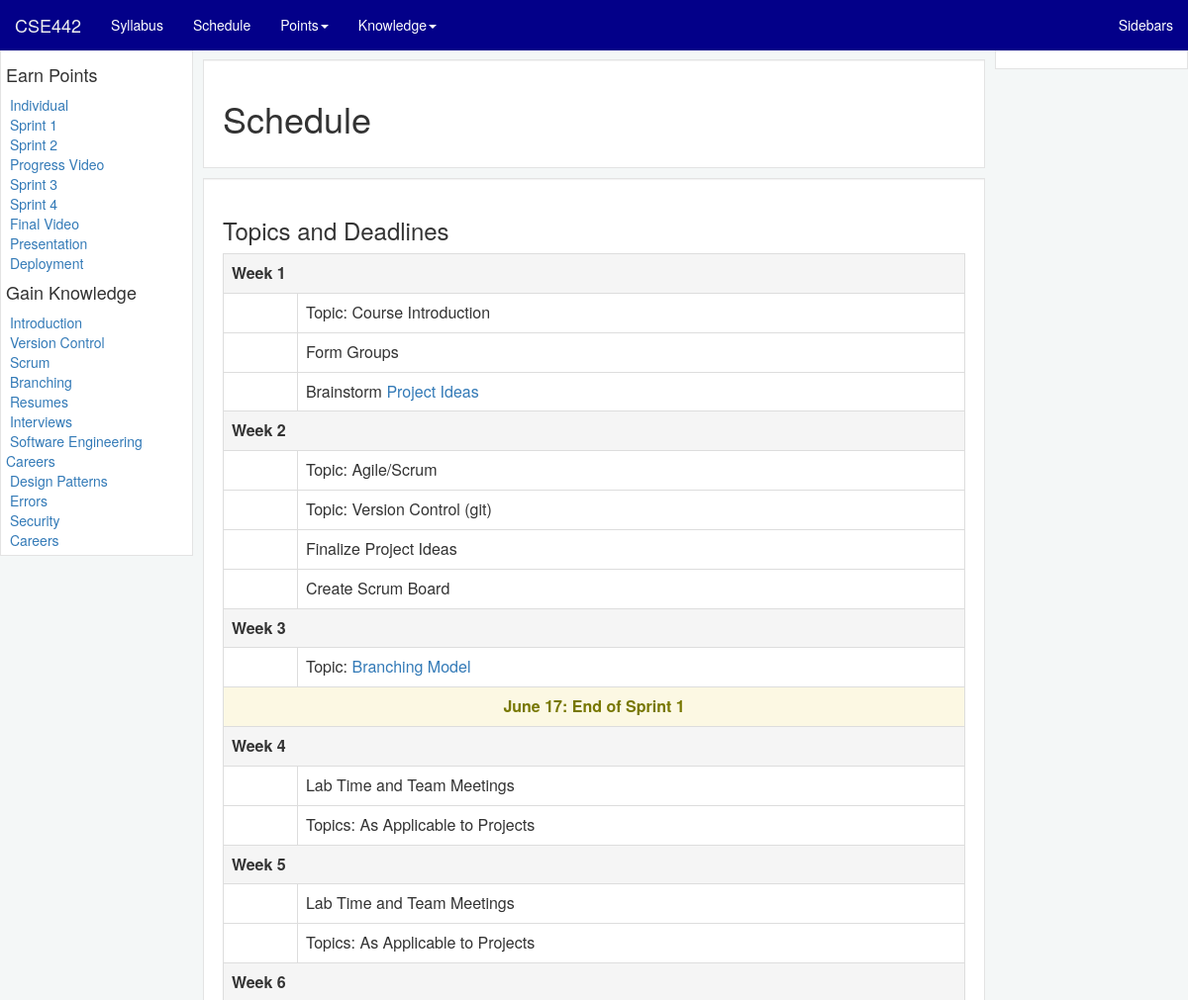
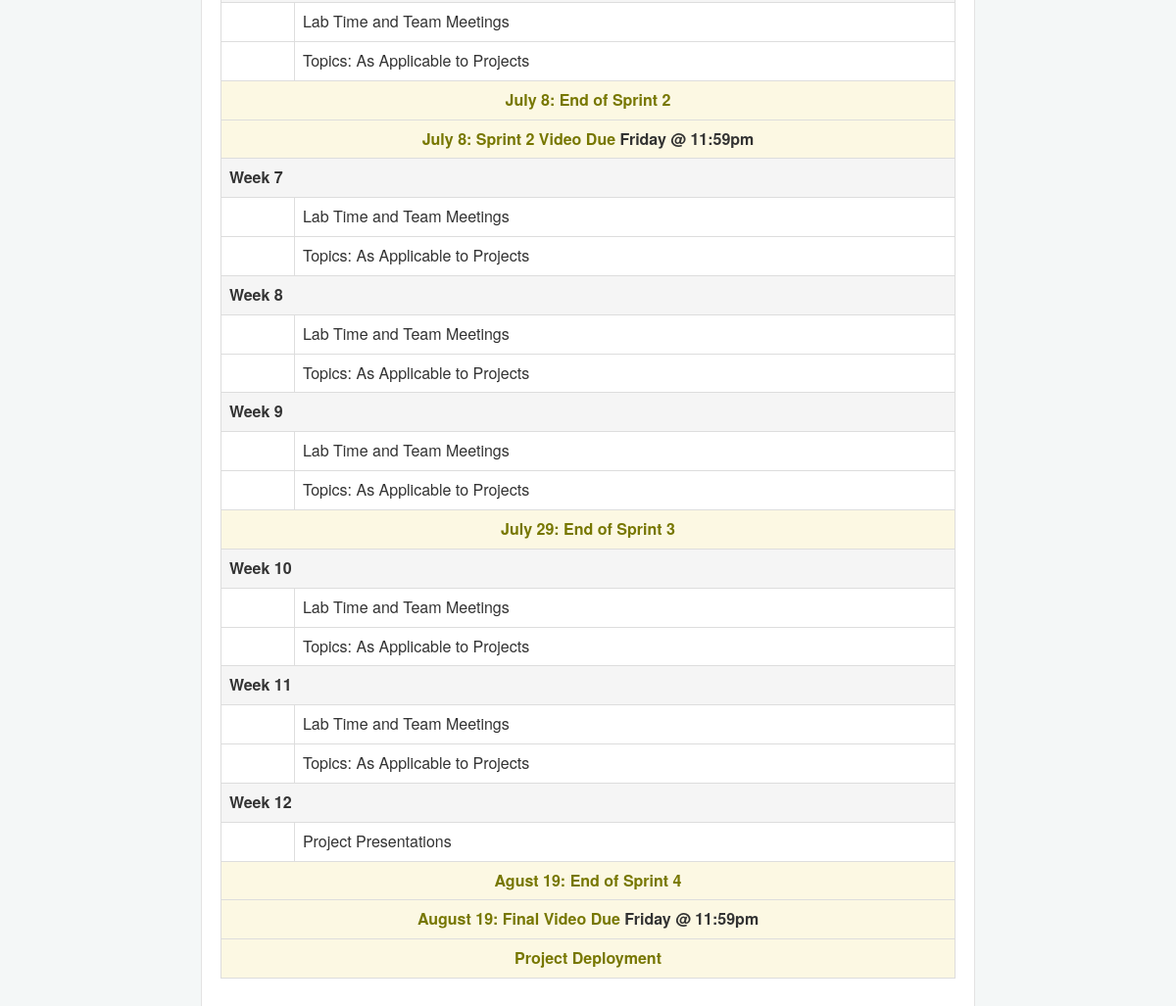
/lecture/schedule, run on the app's committed database (2 pictures, top to bottom).
### lecture/models.py (models this page shows, shortened)
class Lesson(models.Model):
    title = models.CharField(max_length=100)
    page_type = models.CharField(max_length=100, blank=True, null=True)
    due_date = models.CharField(max_length=200, blank=True, null=True)
    next_lesson_title = models.CharField(max_length=100, blank=True, null=True)
    previous_lesson_title = models.CharField(max_length=100, blank=True, null=True)
    index = models.IntegerField(blank=True, null=True)

class Section(models.Model):
    lesson = models.ForeignKey(Lesson, blank=True, null=True)
    sectionTitle = models.CharField(max_length=100)
    index = models.IntegerField()
    content = models.TextField()

### lecture/views.py (the view)
def schedule(request):
    this_lesson = Lesson.objects.get(page_type='schedule')
    context = {'this_lesson': this_lesson}
    return render(request, 'lecture/schedule.html', context)

### lecture/context_processors.py (called while the page is built)
def all_lessons(request):
    return {'all_lessons': Lesson.objects.all()}

def all_lectures(request):
    return {'all_lectures': Lesson.objects.all().filter(page_type='lecture').order_by('index')}

def all_assignments(request):
    return {'all_assignments': Lesson.objects.all().filter(page_type='assignment').order_by('index')}

def syllabus(request):
    return {'syllabus': Lesson.objects.all().filter(page_type='syllabus')}

def schedule(request):
    return {'schedule': Lesson.objects.all().filter(page_type='schedule')}

### lecture/templates/lecture/schedule.html (shortened to what this page needs)
{% extends "base.html" %}
{% block content %}
<div class="well lecture-section-well">
    <h1>{{ this_lesson.title }}</h1>
</div>
{% for section in this_lesson.section_set.all %}
<div class="well lecture-section-well">
    <h3>{{ section.sectionTitle }}</h3>
    {{ section.content |safe }}
</div>
{% endfor %}
{% endblock %}

### templates/base.html (shortened to what this page needs)
{% load staticfiles %}
<html>
<head>
    <link rel="stylesheet" href="http://maxcdn.bootstrapcdn.com/bootstrap/3.3.5/css/bootstrap.min.css">
    <link rel="stylesheet" type="text/css" href="{% static 'lecture/UBStylin.css' %}"/>
</head>
</head>
<body class="outer">
<nav class="navbar navbar-default navbar-fixed-top">
    <div class="container-fluid">
        <div class="navbar-header">
            <a class="navbar-brand" href="{% url 'lecture:index' %}">CSE442</a>
        </div>
        <div class="collapse navbar-collapse" id="theNavbar">
            <ul class="nav navbar-nav">
                <li><a href="{% url 'lecture:syllabus' %}">Syllabus</a></li>
                <li><a href="{% url 'lecture:schedule' %}">Schedule</a></li>
                <li class="dropdown">
                    <a class="dropdown-toggle" data-toggle="dropdown" href="{% url 'lecture:index' %}">Points<span
                            class="caret"></span></a>
                </li>
                <li class="dropdown">
                    <a class="dropdown-toggle" data-toggle="dropdown" href="{% url 'lecture:index' %}">Knowledge<span
                            class="caret"></span></a>
                </li>
            </ul><ul class="nav navbar-nav navbar-right">
                <li><a href="#" onclick="toggle_bars(); return false;">Sidebars</a></li>
            </ul>
        </div>
    </div>
</nav>
<div class="container-fluid">
    <div class="row">
        <div id="left_sidebar" class="col-xs-2 less-padding">
            {% block left_sidebar %}
                <div class="left-side-bar">
                    <div class="well sidebar-well">
                        <h4>Earn Points</h4>
                        {% for assignment in all_assignments %}
                            &nbsp;<a class="menu_link"
                               href="{% url 'lecture:assignment' assignment.title %}">{{ assignment.title }}</a><br/>
                        {% endfor %}
                        <h4>Gain Knowledge</h4>
                        {% for lecture in all_lectures %}
                            &nbsp;<a class="menu_link"
                               href="{% url 'lecture:lecture' lecture.title %}">{{ lecture.title }}</a><br/>
                        {% endfor %}
                    </div>
                </div>
            {% endblock %}
        </div>
        <div id="center_content" class="col-xs-8 less-padding">
            <div class="content-area">
                {% block content %}{% endblock %}
            </div>
        </div>
        <div id="right_sidebar" class="col-xs-2 less-padding">
            {% block right_sidebar %}
                <div class="right-side-bar">
                    <div class="well sidebar-well">
                    </div>
                </div></div>
            {% endblock %}
    </div>
</div>
</body>
</html>

### lecture/static/lecture/UBStylin.css (style rules this page uses)
div.sidebar-well { border-radius: 0; padding: 5px; overflow: auto; }
div.right-side-bar { width: 16.7%; padding-left: 5px; position: fixed; height: calc(100% - 32px); overflow: auto; }
div.left-side-bar { width: 16.7%; padding-right: 5px; position: fixed; height: calc(100% - 32px); overflow: auto; }
div.lecture-section-well { border-radius: 0; margin: 10px 5px; }
div.content-area { height: calc(100% - 32px); }
div.less-padding { padding: 0; }
.well { background: white; }
body.outer { background-color: #f4f7f7; }
.navbar-default { border-radius: 0; }
body { padding-top: 50px; }
.navbar-default { background-color: #030089; border-color: #030089; }
.navbar-default .navbar-brand { color: #ffffff; }
.navbar-default .navbar-nav > li > a { color: #ffffff; }
.navbar-default .navbar-collapse, .navbar-default .navbar-form { border-color: #ffffff; }

### data on the page
Lesson: title "Individual"
Lesson: title "Sprint 1"
Lesson: title "Sprint 2"
Lesson: title "Progress Video"
Lesson: title "Sprint 3"
Lesson: title "Sprint 4"
Lesson: title "Final Video"
Lesson: title "Presentation"
Lesson: title "Deployment"
Lesson: title "Introduction"
Lesson: title "Version Control"
Lesson: title "Scrum"
Lesson: title "Branching"
Lesson: title "Resumes"
Lesson: title "Interviews"
Lesson: title "Software Engineering Careers"
Lesson: title "Design Patterns"
Lesson: title "Errors"
Lesson: title "Security"
Lesson: title "Careers"
Lesson: title "Schedule"
Section: sectionTitle "Topics and Deadlines", content "Week 1 Topic: Course Introduction Form Groups Brainstorm Project Ideas Week 2 Topic: Agile/Scrum Topic: Version Control (git) Finalize Project Ideas Create Scrum Board Week 3 Topic: Branching Model June 17: End of Sprint 1 Week 4 Lab Time and Team Meetings Topics: As Applicable to Projects Week 5 Lab Time and Team Meetings Topics: As Applicable to Projects Week 6 Lab Time and Team Meetings Topics: As Applicable to Projects July 8: End of Sprint 2 July 8: Sprint 2 Video Due Friday @ 11:59pm Week 7 Lab Time and Team Meetings Topics: As Applicable to Projects Week 8 Lab Time and Team Meetings Topics: As Applicable to Projects Week 9 Lab Time and Team Meetings Topics: As Applicable to Projects…"
